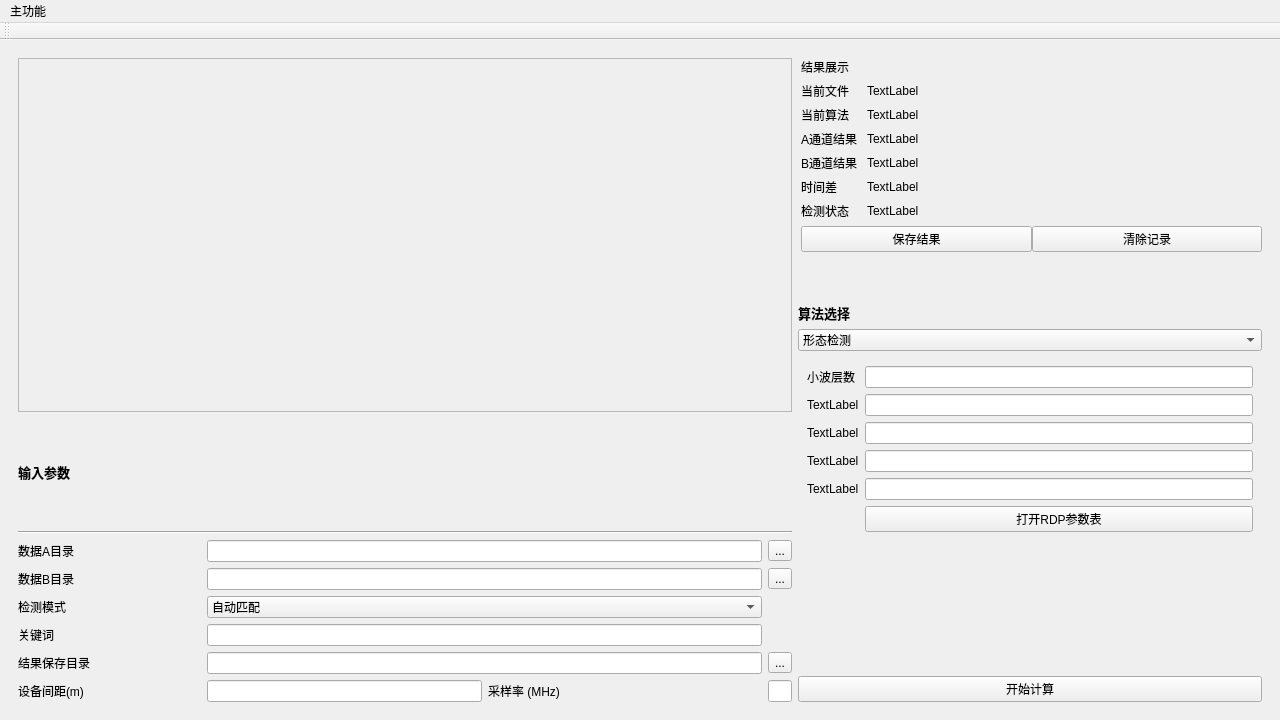
<?xml version="1.0" encoding="UTF-8"?>
<ui version="4.0">
 <class>MainWindow</class>
 <widget class="QMainWindow" name="MainWindow">
  <property name="geometry">
   <rect>
    <x>0</x>
    <y>0</y>
    <width>1280</width>
    <height>720</height>
   </rect>
  </property>
  <property name="windowTitle">
   <string>MainWindow</string>
  </property>
  <widget class="QWidget" name="centralwidget">
   <layout class="QHBoxLayout" name="horizontalLayout" stretch="0">
    <item>
     <widget class="QStackedWidget" name="stackedWidget">
      <widget class="QWidget" name="page">
       <layout class="QHBoxLayout" name="horizontalLayout_3" stretch="5,3">
        <item>
         <layout class="QVBoxLayout" name="verticalLayout" stretch="5,4">
          <item>
           <widget class="QFrame" name="plotContainer">
            <property name="frameShape">
             <enum>QFrame::StyledPanel</enum>
            </property>
            <property name="frameShadow">
             <enum>QFrame::Raised</enum>
            </property>
           </widget>
          </item>
          <item>
           <layout class="QHBoxLayout" name="horizontalLayout_2" stretch="4">
            <item>
             <layout class="QGridLayout" name="gridLayout_3" columnstretch="2,3,3,1">
              <item row="3" column="1" colspan="2">
               <widget class="QLineEdit" name="path_b"/>
              </item>
              <item row="4" column="0">
               <widget class="QLabel" name="label_5">
                <property name="text">
                 <string>检测模式</string>
                </property>
               </widget>
              </item>
              <item row="2" column="3">
               <widget class="QToolButton" name="toolButton">
                <property name="text">
                 <string>...</string>
                </property>
               </widget>
              </item>
              <item row="6" column="3">
               <widget class="QToolButton" name="toolButton_3">
                <property name="text">
                 <string>...</string>
                </property>
               </widget>
              </item>
              <item row="5" column="1" colspan="2">
               <widget class="QLineEdit" name="keyword"/>
              </item>
              <item row="2" column="0">
               <widget class="QLabel" name="label_3">
                <property name="text">
                 <string>数据A目录</string>
                </property>
               </widget>
              </item>
              <item row="7" column="2">
               <widget class="QLabel" name="label_9">
                <property name="text">
                 <string>采样率 (MHz)</string>
                </property>
               </widget>
              </item>
              <item row="6" column="0">
               <widget class="QLabel" name="label_7">
                <property name="text">
                 <string>结果保存目录</string>
                </property>
               </widget>
              </item>
              <item row="7" column="3">
               <widget class="QLineEdit" name="freq">
                <property name="sizePolicy">
                 <sizepolicy hsizetype="Ignored" vsizetype="Fixed">
                  <horstretch>0</horstretch>
                  <verstretch>0</verstretch>
                 </sizepolicy>
                </property>
               </widget>
              </item>
              <item row="3" column="3">
               <widget class="QToolButton" name="toolButton_2">
                <property name="text">
                 <string>...</string>
                </property>
               </widget>
              </item>
              <item row="0" column="0" colspan="4">
               <widget class="QLabel" name="label">
                <property name="font">
                 <font>
                  <pointsize>10</pointsize>
                  <bold>true</bold>
                 </font>
                </property>
                <property name="text">
                 <string>输入参数</string>
                </property>
               </widget>
              </item>
              <item row="5" column="0">
               <widget class="QLabel" name="label_6">
                <property name="text">
                 <string>关键词</string>
                </property>
               </widget>
              </item>
              <item row="6" column="1" colspan="2">
               <widget class="QLineEdit" name="path_output"/>
              </item>
              <item row="1" column="0" colspan="4">
               <widget class="Line" name="line">
                <property name="orientation">
                 <enum>Qt::Horizontal</enum>
                </property>
               </widget>
              </item>
              <item row="7" column="0">
               <widget class="QLabel" name="label_8">
                <property name="text">
                 <string>设备间距(m)</string>
                </property>
               </widget>
              </item>
              <item row="2" column="1" colspan="2">
               <widget class="QLineEdit" name="path_a"/>
              </item>
              <item row="4" column="1" colspan="2">
               <widget class="QComboBox" name="comboBox">
                <item>
                 <property name="text">
                  <string>自动匹配</string>
                 </property>
                </item>
                <item>
                 <property name="text">
                  <string>指定关键词</string>
                 </property>
                </item>
               </widget>
              </item>
              <item row="7" column="1">
               <widget class="QLineEdit" name="distance"/>
              </item>
              <item row="3" column="0">
               <widget class="QLabel" name="label_4">
                <property name="text">
                 <string>数据B目录</string>
                </property>
               </widget>
              </item>
             </layout>
            </item>
           </layout>
          </item>
         </layout>
        </item>
        <item>
         <layout class="QVBoxLayout" name="verticalLayout_2" stretch="3,5">
          <item>
           <layout class="QFormLayout" name="formLayout">
            <property name="horizontalSpacing">
             <number>10</number>
            </property>
            <property name="verticalSpacing">
             <number>6</number>
            </property>
            <property name="leftMargin">
             <number>3</number>
            </property>
            <property name="rightMargin">
             <number>0</number>
            </property>
            <property name="bottomMargin">
             <number>0</number>
            </property>
            <item row="0" column="0" colspan="2">
             <widget class="QLabel" name="label_11">
              <property name="text">
               <string>结果展示</string>
              </property>
             </widget>
            </item>
            <item row="1" column="0">
             <widget class="QLabel" name="label_12">
              <property name="text">
               <string>当前文件</string>
              </property>
             </widget>
            </item>
            <item row="1" column="1">
             <widget class="QLabel" name="label_24">
              <property name="text">
               <string>TextLabel</string>
              </property>
             </widget>
            </item>
            <item row="2" column="0">
             <widget class="QLabel" name="label_13">
              <property name="text">
               <string>当前算法</string>
              </property>
             </widget>
            </item>
            <item row="2" column="1">
             <widget class="QLabel" name="label_14">
              <property name="text">
               <string>TextLabel</string>
              </property>
             </widget>
            </item>
            <item row="3" column="0">
             <widget class="QLabel" name="label_15">
              <property name="text">
               <string>A通道结果</string>
              </property>
             </widget>
            </item>
            <item row="3" column="1">
             <widget class="QLabel" name="label_16">
              <property name="text">
               <string>TextLabel</string>
              </property>
             </widget>
            </item>
            <item row="4" column="0">
             <widget class="QLabel" name="label_17">
              <property name="text">
               <string>B通道结果</string>
              </property>
             </widget>
            </item>
            <item row="4" column="1">
             <widget class="QLabel" name="label_18">
              <property name="text">
               <string>TextLabel</string>
              </property>
             </widget>
            </item>
            <item row="5" column="0">
             <widget class="QLabel" name="label_20">
              <property name="text">
               <string>时间差</string>
              </property>
             </widget>
            </item>
            <item row="5" column="1">
             <widget class="QLabel" name="label_21">
              <property name="text">
               <string>TextLabel</string>
              </property>
             </widget>
            </item>
            <item row="6" column="0">
             <widget class="QLabel" name="label_22">
              <property name="text">
               <string>检测状态</string>
              </property>
             </widget>
            </item>
            <item row="6" column="1">
             <widget class="QLabel" name="label_23">
              <property name="text">
               <string>TextLabel</string>
              </property>
             </widget>
            </item>
            <item row="7" column="0" colspan="2">
             <layout class="QHBoxLayout" name="horizontalLayout_4">
              <item>
               <widget class="QPushButton" name="pushButton_4">
                <property name="sizePolicy">
                 <sizepolicy hsizetype="Minimum" vsizetype="Fixed">
                  <horstretch>0</horstretch>
                  <verstretch>0</verstretch>
                 </sizepolicy>
                </property>
                <property name="minimumSize">
                 <size>
                  <width>60</width>
                  <height>0</height>
                 </size>
                </property>
                <property name="text">
                 <string>保存结果</string>
                </property>
               </widget>
              </item>
              <item>
               <widget class="QPushButton" name="pushButton_5">
                <property name="minimumSize">
                 <size>
                  <width>60</width>
                  <height>0</height>
                 </size>
                </property>
                <property name="text">
                 <string>清除记录</string>
                </property>
               </widget>
              </item>
             </layout>
            </item>
           </layout>
          </item>
          <item>
           <layout class="QVBoxLayout" name="verticalLayout_3">
            <item>
             <widget class="QLabel" name="label_2">
              <property name="font">
               <font>
                <pointsize>10</pointsize>
                <bold>true</bold>
               </font>
              </property>
              <property name="text">
               <string>算法选择</string>
              </property>
             </widget>
            </item>
            <item>
             <widget class="QComboBox" name="comboBox_2">
              <item>
               <property name="text">
                <string>形态检测</string>
               </property>
              </item>
              <item>
               <property name="text">
                <string>模态分解</string>
               </property>
              </item>
             </widget>
            </item>
            <item>
             <widget class="QStackedWidget" name="stackedWidget_2">
              <property name="currentIndex">
               <number>1</number>
              </property>
              <widget class="QWidget" name="page_9">
               <layout class="QFormLayout" name="formLayout_3">
                <item row="0" column="0">
                 <widget class="QLabel" name="label_19">
                  <property name="text">
                   <string>TextLabel</string>
                  </property>
                 </widget>
                </item>
                <item row="0" column="1">
                 <widget class="QLineEdit" name="lineEdit_8"/>
                </item>
                <item row="1" column="0">
                 <widget class="QLabel" name="label_10">
                  <property name="text">
                   <string>TextLabel</string>
                  </property>
                 </widget>
                </item>
                <item row="1" column="1">
                 <widget class="QLineEdit" name="lineEdit_7"/>
                </item>
                <item row="2" column="0">
                 <widget class="QLabel" name="label_25">
                  <property name="text">
                   <string>TextLabel</string>
                  </property>
                 </widget>
                </item>
                <item row="2" column="1">
                 <widget class="QLineEdit" name="lineEdit_9"/>
                </item>
                <item row="3" column="0">
                 <widget class="QLabel" name="label_26">
                  <property name="text">
                   <string>TextLabel</string>
                  </property>
                 </widget>
                </item>
                <item row="3" column="1">
                 <widget class="QLineEdit" name="lineEdit_10"/>
                </item>
                <item row="4" column="0">
                 <widget class="QLabel" name="label_27">
                  <property name="text">
                   <string>TextLabel</string>
                  </property>
                 </widget>
                </item>
                <item row="4" column="1">
                 <widget class="QLineEdit" name="lineEdit_11"/>
                </item>
                <item row="5" column="1">
                 <widget class="QPushButton" name="pushButton">
                  <property name="text">
                   <string>打开模态分解参数表</string>
                  </property>
                 </widget>
                </item>
               </layout>
              </widget>
              <widget class="QWidget" name="page_10">
               <layout class="QFormLayout" name="formLayout_2">
                <item row="0" column="0">
                 <widget class="QLabel" name="label_29">
                  <property name="text">
                   <string>小波层数</string>
                  </property>
                 </widget>
                </item>
                <item row="0" column="1">
                 <widget class="QLineEdit" name="lineEdit_12"/>
                </item>
                <item row="1" column="0">
                 <widget class="QLabel" name="label_30">
                  <property name="text">
                   <string>TextLabel</string>
                  </property>
                 </widget>
                </item>
                <item row="1" column="1">
                 <widget class="QLineEdit" name="lineEdit_16"/>
                </item>
                <item row="2" column="0">
                 <widget class="QLabel" name="label_31">
                  <property name="text">
                   <string>TextLabel</string>
                  </property>
                 </widget>
                </item>
                <item row="2" column="1">
                 <widget class="QLineEdit" name="lineEdit_15"/>
                </item>
                <item row="3" column="0">
                 <widget class="QLabel" name="label_32">
                  <property name="text">
                   <string>TextLabel</string>
                  </property>
                 </widget>
                </item>
                <item row="3" column="1">
                 <widget class="QLineEdit" name="lineEdit_14"/>
                </item>
                <item row="4" column="0">
                 <widget class="QLabel" name="label_28">
                  <property name="text">
                   <string>TextLabel</string>
                  </property>
                 </widget>
                </item>
                <item row="4" column="1">
                 <widget class="QLineEdit" name="lineEdit_13"/>
                </item>
                <item row="5" column="1">
                 <widget class="QPushButton" name="pushButton_2">
                  <property name="text">
                   <string>打开RDP参数表</string>
                  </property>
                 </widget>
                </item>
               </layout>
              </widget>
             </widget>
            </item>
            <item>
             <widget class="QPushButton" name="pushButton_3">
              <property name="text">
               <string>开始计算</string>
              </property>
             </widget>
            </item>
           </layout>
          </item>
         </layout>
        </item>
       </layout>
      </widget>
      <widget class="QWidget" name="page_2"/>
     </widget>
    </item>
   </layout>
  </widget>
  <widget class="QMenuBar" name="menubar">
   <property name="geometry">
    <rect>
     <x>0</x>
     <y>0</y>
     <width>907</width>
     <height>21</height>
    </rect>
   </property>
   <widget class="QMenu" name="menu">
    <property name="title">
     <string>主功能</string>
    </property>
   </widget>
   <addaction name="menu"/>
  </widget>
  <widget class="QToolBar" name="toolBar">
   <property name="windowTitle">
    <string>toolBar</string>
   </property>
   <attribute name="toolBarArea">
    <enum>TopToolBarArea</enum>
   </attribute>
   <attribute name="toolBarBreak">
    <bool>false</bool>
   </attribute>
  </widget>
 </widget>
 <resources/>
 <connections/>
</ui>
